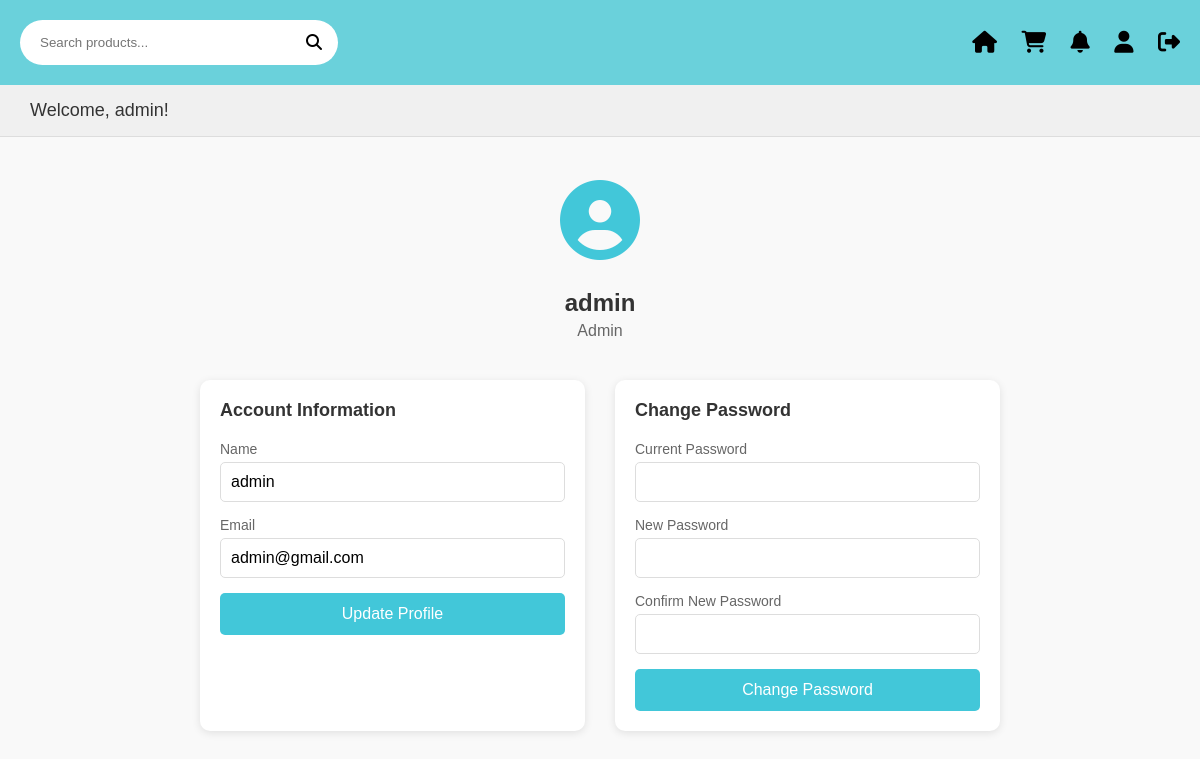
Screenshot of /EcoT/pages/profile.php (signed in) with the database file from the repository.
### tables this page shows
CREATE TABLE `users` (
  `id` int(11) NOT NULL,
  `name` varchar(255) NOT NULL,
  `email` varchar(255) NOT NULL,
  `password` varchar(255) NOT NULL,
  `role` enum('user','admin') DEFAULT 'user',
  `active` tinyint(1) DEFAULT 1,
  `created_at` timestamp NOT NULL DEFAULT current_timestamp()
);

### EcoT/pages/profile.php (the view, shortened to what this page needs)
<?php
require_once '../config/db.php';
try {
    $stmt = $conn->prepare("SELECT * FROM users WHERE id = :id");
    $stmt->bindParam(':id', $_SESSION['user_id']);
    $stmt->execute();
    $user = $stmt->fetch(PDO::FETCH_ASSOC);
} catch (PDOException $e) {
    $_SESSION['error'] = "Error fetching user data.";
    header("Location: dashboard.php");
    exit();
}
?>
<!DOCTYPE html>
<html lang="en">
<head>
    <link rel="stylesheet" href="../CSS/userdashboard.css">
    <link rel="stylesheet" href="../CSS/profile.css">
    <link rel="stylesheet" href="https://cdnjs.cloudflare.com/ajax/libs/font-awesome/6.5.0/css/all.min.css">
</head>
<body>
<div class="header">
    <div class="search-bar">
        <form action="dashboard.php" method="GET">
            <input type="text" name="search" placeholder="Search products...">
            <button type="submit"><i class="fas fa-search"></i></button>
        </form>
    </div>
    <div class="nav-icons">
        <a href="dashboard.php"><i class="fas fa-home"></i></a>
        <a href="cart.php"><i class="fas fa-shopping-cart"></i></a>
        <a href="notifications.php"><i class="fas fa-bell"></i></a>
        <a href="profile.php"><i class="fas fa-user"></i></a>
        <a href="../process/logout.php"><i class="fas fa-sign-out-alt"></i></a>
    </div>
</div>
<div class="welcome-message">
    Welcome, <?php echo htmlspecialchars($_SESSION['name']); ?>!
</div>
<div class="profile-container">
    <div class="profile-header">
        <div class="profile-avatar">
            <i class="fas fa-user-circle"></i>
        </div>
        <h2><?php echo htmlspecialchars($user['name']); ?></h2>
        <p class="user-role"><?php echo ucfirst($user['role']); ?></p>
    </div>
    <div class="profile-content">
        <div class="profile-section">
            <h3>Account Information</h3>
            <form action="../process/update_profile.php" method="POST" class="profile-form">
                <div class="form-group">
                    <label for="name">Name</label>
                    <input type="text" id="name" name="name" value="<?php echo htmlspecialchars($user['name']); ?>" required>
                </div>
                <div class="form-group">
                    <label for="email">Email</label>
                    <input type="email" id="email" name="email" value="<?php echo htmlspecialchars($user['email']); ?>" required>
                </div>
                <button type="submit" class="update-btn">Update Profile</button>
            </form>
        </div>
        <div class="profile-section">
            <h3>Change Password</h3>
            <form action="../process/change_password.php" method="POST" class="profile-form">
                <div class="form-group">
                    <label for="current_password">Current Password</label>
                    <input type="password" id="current_password" name="current_password" required>
                </div>
                <div class="form-group">
                    <label for="new_password">New Password</label>
                    <input type="password" id="new_password" name="new_password" required>
                </div>
                <div class="form-group">
                    <label for="confirm_password">Confirm New Password</label>
                    <input type="password" id="confirm_password" name="confirm_password" required>
                </div>
                <button type="submit" class="update-btn">Change Password</button>
            </form>
        </div>
    </div>
</div>
</body>
</html>

### EcoT/CSS/userdashboard.css (style rules this page uses)
body { margin: 0; font-family: Arial, sans-serif; background-color: #f9f9f9; }
.header { background-color: #6ad1db; padding: 20px; display: flex; justify-content: space-between; align-items: center; }
.search-bar { display: flex; align-items: center; background-color: white; border-radius: 25px; padding: 5px 10px; }
.search-bar input { border: none; outline: none; padding: 10px; width: 250px; border-radius: 25px; }
.search-bar button { background: none; border: none; cursor: pointer; font-size: 16px; }
.nav-icons i { font-size: 22px; color: black; margin-left: 20px; cursor: pointer; }
.welcome-message { background-color: #f0f0f0; padding: 15px 30px; margin: 0; font-size: 18px; color: #333; border-bottom: 1px solid #ddd; }
.search-bar form { display: flex; align-items: center; width: 100%; }
.search-bar input { flex: 1; border: none; outline: none; padding: 10px; width: 250px; border-radius: 25px; }
.nav-icons a { text-decoration: none; color: black; }
.nav-icons i { font-size: 22px; color: black; margin-left: 20px; cursor: pointer; transition: color 0.3s; }

### EcoT/CSS/profile.css (style rules this page uses)
.profile-container { max-width: 800px; margin: 20px auto; padding: 20px; }
.profile-header { text-align: center; margin-bottom: 40px; }
.profile-avatar { font-size: 80px; color: #42c7d9; margin-bottom: 20px; }
.profile-header h2 { margin: 0; color: #333; font-size: 24px; }
.user-role { color: #666; margin: 5px 0 0; }
.profile-content { display: grid; grid-template-columns: repeat(auto-fit, minmax(300px, 1fr)); gap: 30px; }
.profile-section { background: white; border-radius: 10px; box-shadow: 0 2px 8px rgba(0,0,0,0.1); padding: 20px; }
.profile-section h3 { margin: 0 0 20px; color: #333; font-size: 18px; }
.profile-form { display: flex; flex-direction: column; gap: 15px; }
.form-group { display: flex; flex-direction: column; gap: 5px; }
.form-group label { color: #666; font-size: 14px; }
.form-group input { padding: 10px; border: 1px solid #ddd; border-radius: 5px; font-size: 16px; }
.update-btn { background-color: #42c7d9; color: white; border: none; padding: 12px; border-radius: 5px; cursor: pointer; font-size: 16px; transition: background-color 0.3s; }

### rows the page displays
users: name "admin", role "Admin", email "admin@gmail.com"

### other values shown
$_SESSION['name'] "admin"
